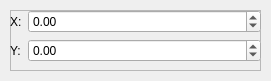
<?xml version="1.0" encoding="UTF-8"?>
<ui version="4.0">
 <class>PropPoint</class>
 <widget class="QWidget" name="PropPoint">
  <property name="geometry">
   <rect>
    <x>0</x>
    <y>0</y>
    <width>271</width>
    <height>81</height>
   </rect>
  </property>
  <property name="windowTitle">
   <string>Form</string>
  </property>
  <widget class="QFrame" name="frame">
   <property name="geometry">
    <rect>
     <x>10</x>
     <y>10</y>
     <width>251</width>
     <height>61</height>
    </rect>
   </property>
   <property name="frameShape">
    <enum>QFrame::StyledPanel</enum>
   </property>
   <property name="frameShadow">
    <enum>QFrame::Raised</enum>
   </property>
   <widget class="QWidget" name="formLayoutWidget">
    <property name="geometry">
     <rect>
      <x>0</x>
      <y>0</y>
      <width>251</width>
      <height>61</height>
     </rect>
    </property>
    <layout class="QFormLayout" name="formLayout">
     <item row="0" column="0">
      <widget class="QLabel" name="label">
       <property name="text">
        <string>X:</string>
       </property>
      </widget>
     </item>
     <item row="1" column="0">
      <widget class="QLabel" name="label_2">
       <property name="text">
        <string>Y:</string>
       </property>
      </widget>
     </item>
     <item row="0" column="1">
      <widget class="QDoubleSpinBox" name="posX">
       <property name="minimum">
        <double>-4000.000000000000000</double>
       </property>
       <property name="maximum">
        <double>4000.000000000000000</double>
       </property>
      </widget>
     </item>
     <item row="1" column="1">
      <widget class="QDoubleSpinBox" name="posY">
       <property name="minimum">
        <double>-4000.000000000000000</double>
       </property>
       <property name="maximum">
        <double>4000.000000000000000</double>
       </property>
      </widget>
     </item>
    </layout>
   </widget>
  </widget>
 </widget>
 <resources/>
 <connections/>
</ui>
